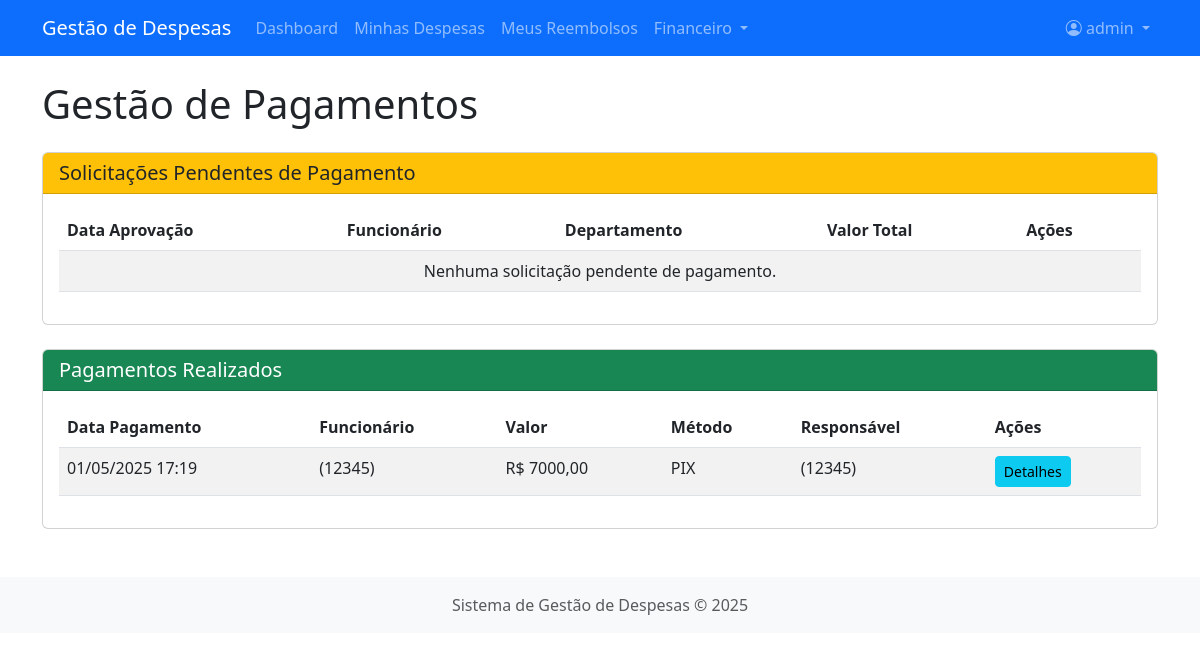
/pagamentos/ (signed in), run on an earlier commit of the app's database.
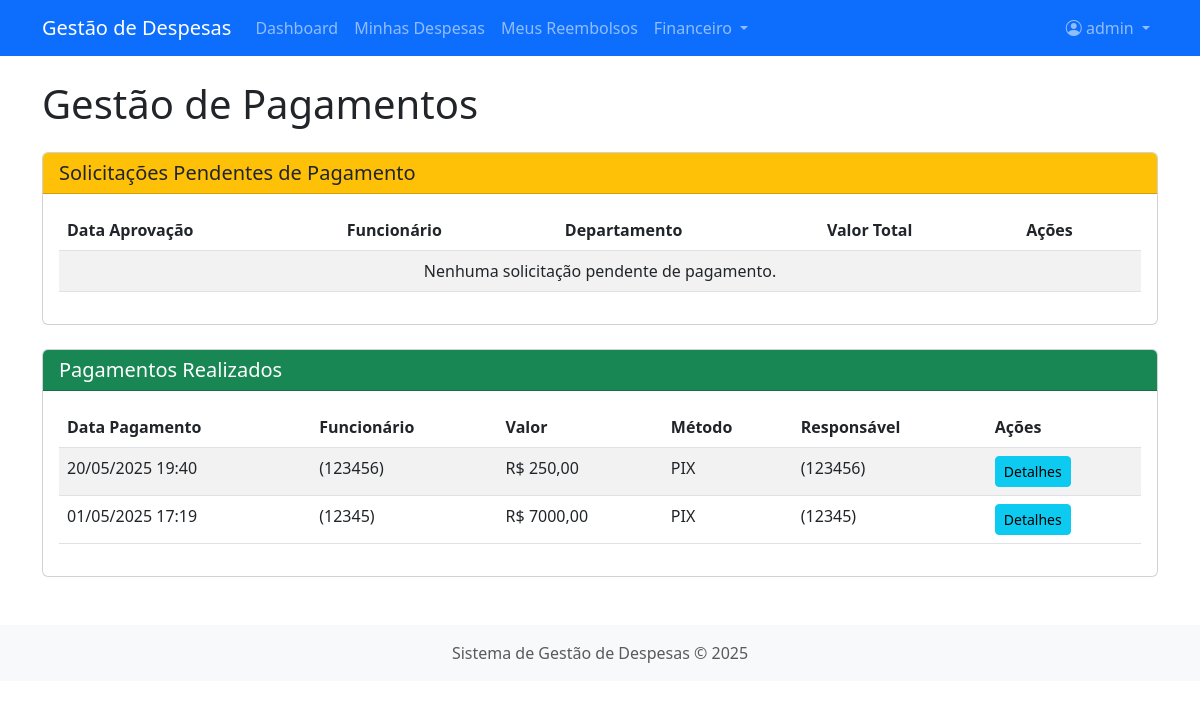
And on a later commit of the database.
### despesas/models.py (models this page shows, shortened)
class Pagamento(models.Model):
    METODO_CHOICES = [
        ('PIX', 'PIX'),
        ('TED', 'Transferência'),
        ('DEPOSITO', 'Depósito'),
        ('OUTRO', 'Outro'),
    ]
    solicitacao = models.OneToOneField(SolicitacaoReembolso, on_delete=models.CASCADE, related_name='pagamento')
    valor = models.DecimalField(max_digits=10, decimal_places=2)
    data_pagamento = models.DateTimeField(default=timezone.now)
    responsavel = models.ForeignKey(Funcionario, on_delete=models.PROTECT, related_name='pagamentos')
    metodo = models.CharField(max_length=10, choices=METODO_CHOICES, default='PIX')
    comprovante = models.FileField(upload_to='pagamentos/', blank=True, null=True)
    observacoes = models.TextField(blank=True, null=True)
    class Meta:
        verbose_name = 'Pagamento'
        verbose_name_plural = 'Pagamentos'
        ordering = ['-data_pagamento']

class SolicitacaoReembolso(models.Model):
    STATUS_CHOICES = [
        ('PENDENTE', 'Pendente de Aprovação'),
        ('APROVADA', 'Aprovada'),
        ('NEGADA', 'Negada'),
        ('PAGA', 'Reembolso Realizado'),
    ]
    despesas = models.ManyToManyField(Despesa, related_name='solicitacoes')
    funcionario = models.ForeignKey(Funcionario, on_delete=models.CASCADE, related_name='solicitacoes')
    data_solicitacao = models.DateTimeField(auto_now_add=True)
    data_aprovacao = models.DateTimeField(blank=True, null=True)
    aprovador = models.ForeignKey(Funcionario, on_delete=models.SET_NULL, related_name='aprovacoes', blank=True, null=True)
    status = models.CharField(max_length=20, choices=STATUS_CHOICES, default='PENDENTE')
    justificativa = models.TextField(blank=True, null=True)
    codigo = models.UUIDField(default=uuid.uuid4, editable=False, unique=True)
    class Meta:
        verbose_name = 'Solicitação de Reembolso'
        verbose_name_plural = 'Solicitações de Reembolso'
        ordering = ['-data_solicitacao']

class Funcionario(models.Model):
    CARGO_CHOICES = [
        ('FUNCIONARIO', 'Funcionário'),
        ('GERENTE', 'Gerente'),
        ('FINANCEIRO', 'Financeiro'),
    ]
    usuario = models.OneToOneField(User, on_delete=models.CASCADE, related_name='funcionario')
    cargo = models.CharField(max_length=15, choices=CARGO_CHOICES, default='FUNCIONARIO')
    departamento = models.ForeignKey(Departamento, on_delete=models.PROTECT, related_name='funcionarios')
    matricula = models.CharField(max_length=20, unique=True)
    telefone = models.CharField(max_length=20, blank=True, null=True)
    data_admissao = models.DateField()
    def __str__(self):
        return f"{self.usuario.get_full_name()} ({self.matricula})"
    def is_gerente(self):
        return self.cargo == 'GERENTE'
    def is_financeiro(self):
        return self.cargo == 'FINANCEIRO'
    class Meta:
        verbose_name = 'Funcionário'
        verbose_name_plural = 'Funcionários'

### despesas/views.py (the view)
# urls.py: path('pagamentos/', views.pagamento_list, name='pagamento_list'),
@login_required
def pagamento_list(request):
    try:
        funcionario = request.user.funcionario
    except:
        messages.error(request, "Perfil de funcionário não encontrado. Por favor, complete seu cadastro.")
        return redirect('despesas:profile')
    if not funcionario.is_financeiro():
        messages.error(request, "Você não tem permissão para acessar esta página.")
        return redirect('despesas:dashboard')
    solicitacoes_pendentes = SolicitacaoReembolso.objects.filter(
        status='APROVADA'
    ).order_by('-data_aprovacao')
    pagamentos_realizados = Pagamento.objects.all().order_by('-data_pagamento')
    departamento = request.GET.get('departamento')
    funcionario_id = request.GET.get('funcionario')
    if departamento:
        solicitacoes_pendentes = solicitacoes_pendentes.filter(funcionario__departamento_id=departamento)
    if funcionario_id:
        solicitacoes_pendentes = solicitacoes_pendentes.filter(funcionario_id=funcionario_id)
    data_inicio = request.GET.get('data_inicio')
    data_fim = request.GET.get('data_fim')
    if data_inicio:
        pagamentos_realizados = pagamentos_realizados.filter(data_pagamento__date__gte=data_inicio)
    if data_fim:
        pagamentos_realizados = pagamentos_realizados.filter(data_pagamento__date__lte=data_fim)
    paginator_pendentes = Paginator(solicitacoes_pendentes, 10)
    paginator_realizados = Paginator(pagamentos_realizados, 10)
    page_pendentes = request.GET.get('page_pendentes')
    page_realizados = request.GET.get('page_realizados')
    pendentes_page_obj = paginator_pendentes.get_page(page_pendentes)
    realizados_page_obj = paginator_realizados.get_page(page_realizados)
    departamentos = Departamento.objects.all()
    funcionarios = Funcionario.objects.all()
    context = {
        'pendentes_page_obj': pendentes_page_obj,
        'realizados_page_obj': realizados_page_obj,
        'departamentos': departamentos,
        'funcionarios': funcionarios,
    }
    return render(request, 'despesas/pagamento_list.html', context)

### despesas/templates/despesas/pagamento_list.html (shortened to what this page needs)
{% extends 'despesas/base.html' %}
{% block content %}
<h1 class="mb-4">Gestão de Pagamentos</h1>
<div class="card mb-4">
    <div class="card-header bg-warning">
        <h5 class="card-title mb-0">Solicitações Pendentes de Pagamento</h5>
    </div>
    <div class="card-body">
        <div class="table-responsive">
            <table class="table table-striped">
                <thead>
                    <tr>
                        <th>Data Aprovação</th>
                        <th>Funcionário</th>
                        <th>Departamento</th>
                        <th>Valor Total</th>
                        <th>Ações</th>
                    </tr>
                </thead>
                <tbody>
                    {% for solicitacao in pendentes_page_obj %}
                    <tr>
                        <td>{{ solicitacao.data_aprovacao|date:"d/m/Y H:i" }}</td>
                        <td>{{ solicitacao.funcionario }}</td>
                        <td>{{ solicitacao.funcionario.departamento }}</td>
                        <td>R$ {{ solicitacao.valor_total|floatformat:2 }}</td>
                        <td>
                            <a href="{% url 'despesas:pagamento_create' solicitacao.codigo %}" class="btn btn-primary btn-sm">
                                Realizar Pagamento
                            </a>
                        </td>
                    </tr>
                    {% empty %}
                    <tr>
                        <td colspan="5" class="text-center">Nenhuma solicitação pendente de pagamento.</td>
                    </tr>
                    {% endfor %}
                </tbody>
            </table>
        </div>
    </div>
</div>
<div class="card">
    <div class="card-header bg-success text-white">
        <h5 class="card-title mb-0">Pagamentos Realizados</h5>
    </div>
    <div class="card-body">
        <div class="table-responsive">
            <table class="table table-striped">
                <thead>
                    <tr>
                        <th>Data Pagamento</th>
                        <th>Funcionário</th>
                        <th>Valor</th>
                        <th>Método</th>
                        <th>Responsável</th>
                        <th>Ações</th>
                    </tr>
                </thead>
                <tbody>
                    {% for pagamento in realizados_page_obj %}
                    <tr>
                        <td>{{ pagamento.data_pagamento|date:"d/m/Y H:i" }}</td>
                        <td>{{ pagamento.solicitacao.funcionario }}</td>
                        <td>R$ {{ pagamento.valor|floatformat:2 }}</td>
                        <td>{{ pagamento.get_metodo_display }}</td>
                        <td>{{ pagamento.responsavel }}</td>
                        <td>
                            <a href="{% url 'despesas:pagamento_detail' pagamento.id %}" class="btn btn-info btn-sm">
                                Detalhes
                            </a>
                        </td>
                    </tr>
                    {% empty %}
                    <tr>
                        <td colspan="6" class="text-center">Nenhum pagamento realizado.</td>
                    </tr>
                    {% endfor %}
                </tbody>
            </table>
        </div>
    </div>
</div>
{% endblock %}

What changed in the data, as far as the page shows it:
added Pagamento: data_pagamento "20/05/2025 19:40", solicitacao.funcionario "(123456)", valor "250,00", metodo "PIX", responsavel "(123456)"
